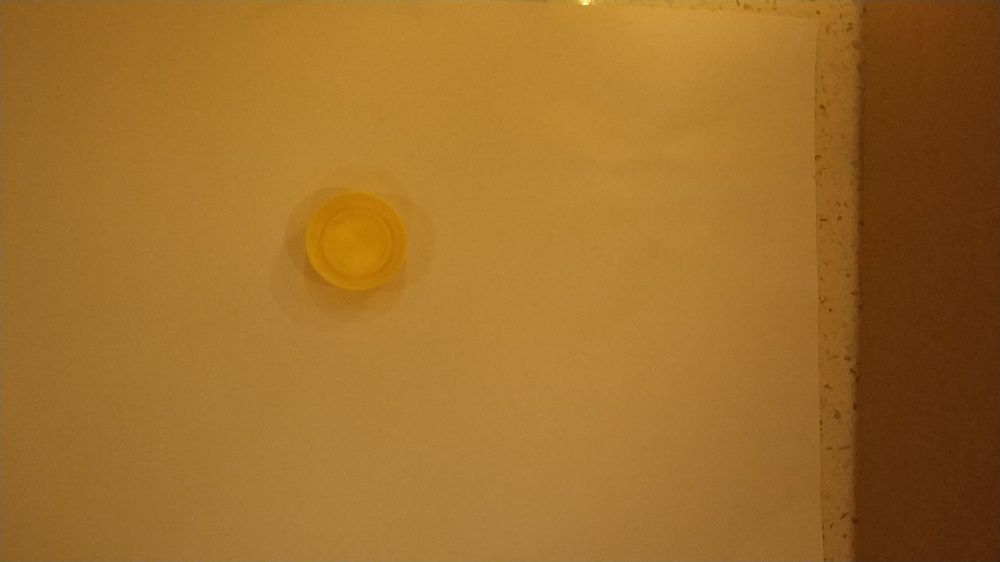
#> input picture backend/test2.jpg, 1000 x 562 px, shrunk from 4000 x 2250 before the run
$ python -i JudgePositive.py   (imports and definitions only)
#> lines starting #> are read from the running program, lines starting #| are printed output that depends on the picture
import cv2
import numpy as np

# 把图像灰度化
def _gray(img):
    return cv2.cvtColor(img,cv2.COLOR_RGB2GRAY)

# 调整图像对比度
def _alpha(img,alpha):
    mean = cv2.mean(_gray(img))[0]
    # mean = 127
    beta = mean*(1-alpha)
    return np.uint8(np.clip((alpha * img + beta), 0, 255))

# 主要过程，返回图中包含的圆的数量
def _proc(img):
    # name = input()
    # img = cv2.imread(name + '.png')
    width = len(img[0])
    height = len(img)
    result = cv2.bilateralFilter(img,5,11,11)
    result = _alpha(result,1.6)
    kernel = cv2.getStructuringElement(cv2.MORPH_RECT,(5,5))
    result = cv2.morphologyEx(result,cv2.MORPH_CLOSE,kernel)
    kernel2 = np.array([[0, -0.2, 0], [-0.2, 1.8, -0.2], [0, -0.2, 0]])
    result = cv2.filter2D(result,-1,kernel2)
    # cv2.imshow('?',result)
    gray = cv2.cvtColor(result, cv2.COLOR_BGR2GRAY)
    canny = cv2.Canny(gray, 12.5, 25)
    # cv2.imshow('2', canny)
    circles = cv2.HoughCircles(gray, cv2.HOUGH_GRADIENT, 1,
                               (width / 12), param1=25, param2=80, minRadius=int(width / 6))

    num = 0
    if(circles is not None):
        # print(len(circles[0]))

        # print('------------------------------')
        for circle in circles[0]:
            x = int(circle[0])
            y = int(circle[1])
            r = int(circle[2])

            delta = width / 10
            if width / 2 - delta <= x <= width / 2 + delta:
                if height / 2 - delta <= y <= height / 2 + delta:
                    print(r)
                    num = num+1
                    img = cv2.circle(img, (x, y), r, (0, 255, 0), 1, 8, 0)

    # cv2.imshow(name, img)
    # print("circle num is "+str(num))
    return num

# debug用，通过文件名读取图片并调用_proc
def _fuckImg(name):
    img = cv2.imread(name+".png")
    print(name + "   " + str(_proc(img)))

# imgs = ["a1","b1","c1","d1","e1","f1","g1","h1","i1"]
# for name in imgs:
#     _fuckImg(name)

# 判断正反，圆的数量<=3即正面
def _judgePositive(img):
    num = _proc(img)
    if num <= 3:
        return True
    return False

>>> import cv2
>>> picture = cv2.imread('test2.jpg')
#> picture is the input picture: shape (562, 1000, 3); mean B, G, R 42.5, 109.9, 159.2
>>> result = _proc(picture)
#> in _proc, `width = len(img[0])`: width = 1000
#> in _proc, `height = len(img)`: height = 562
#> in _gray, `return cv2.cvtColor(img,cv2.COLOR_RGB2GRAY)`:
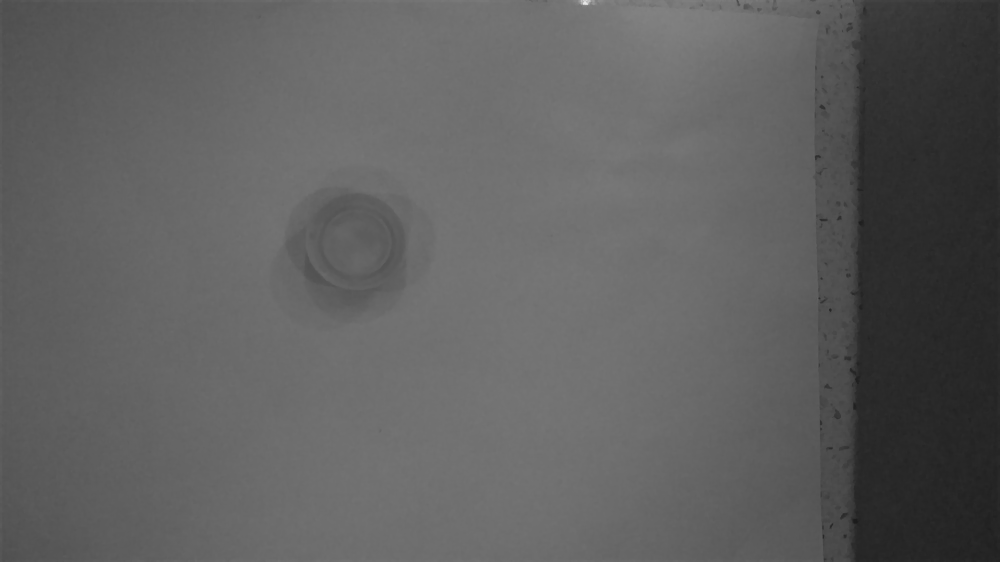
#> returned value: shape (562, 1000); min 27, max 230, mean 95.4
#> in _alpha, `mean = cv2.mean(_gray(img))[0]`: mean = 95.39
#> in _alpha, `beta = mean*(1-alpha)`: beta = -57.23
#> in _alpha, `return np.uint8(np.clip((alpha * img + beta), 0, 255))`:
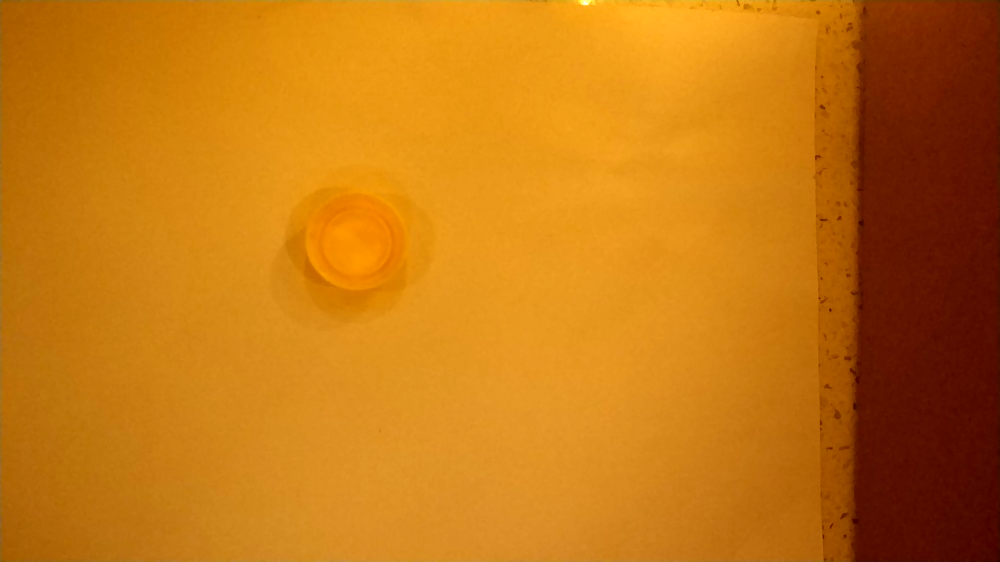
#> returned value: shape (562, 1000, 3); mean of channels 0, 1, 2 17.2, 118, 196.9; drawn as B, G, R
#> in _proc, `gray = cv2.cvtColor(result, cv2.COLOR_BGR2GRAY)`:
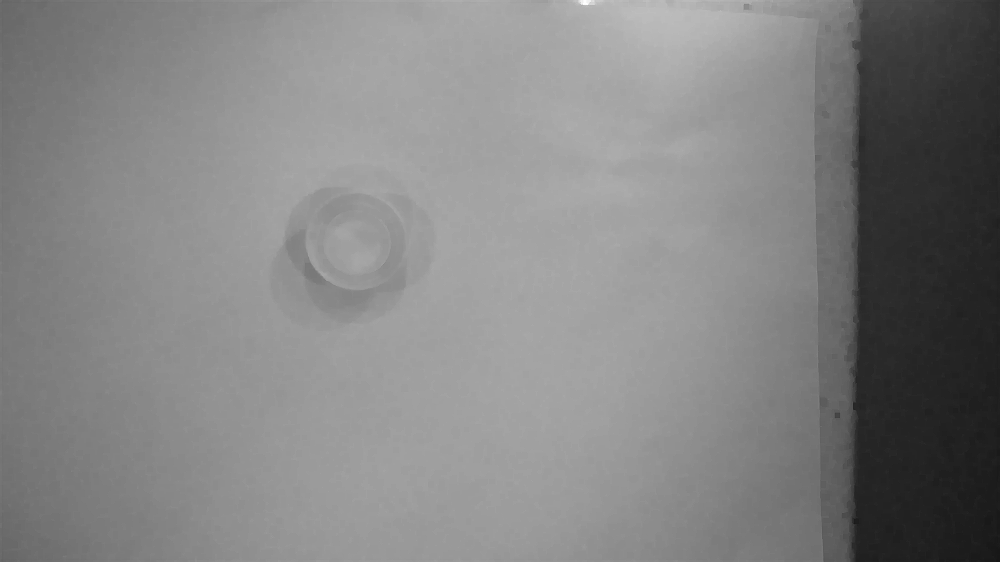
#> gray: shape (562, 1000); min 22, max 255, mean 130.9
#> in _proc, `canny = cv2.Canny(gray, 12.5, 25)`:
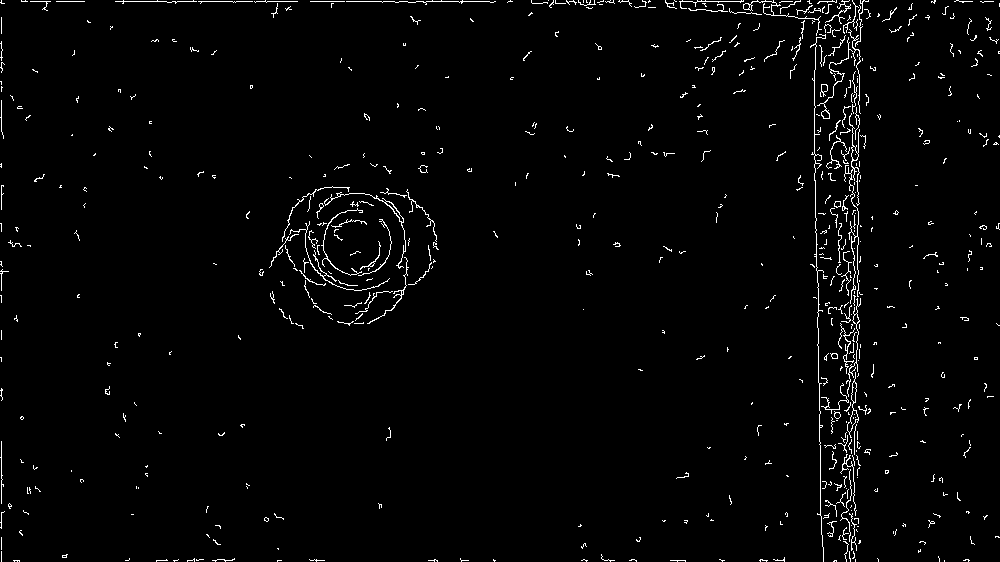
#> canny: shape (562, 1000); 2% white in thin lines or dots
#> in _proc, `circles = cv2.HoughCircles(gray, cv2.HOUGH_GRADIENT, 1, (width / 12), ..`: circles = None
#> result = 0

$ run again, on backend/test7.jpg
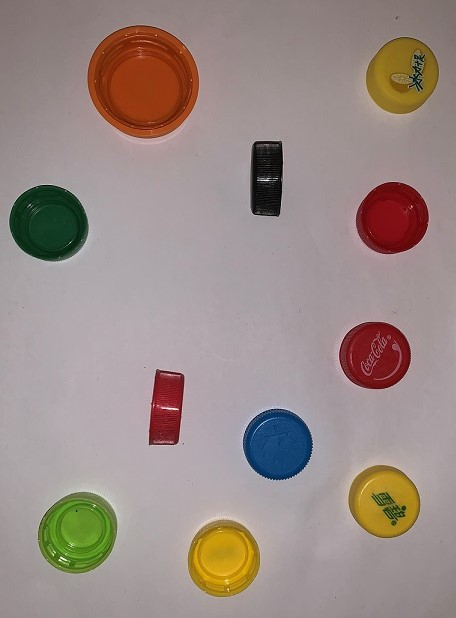
#> input picture backend/test7.jpg, 456 x 618 px
#> picture is the input picture: shape (618, 456, 3); mean B, G, R 134.8, 139.7, 154.6
#> width = 456
#> height = 618
#> in _gray, `return cv2.cvtColor(img,cv2.COLOR_RGB2GRAY)`:
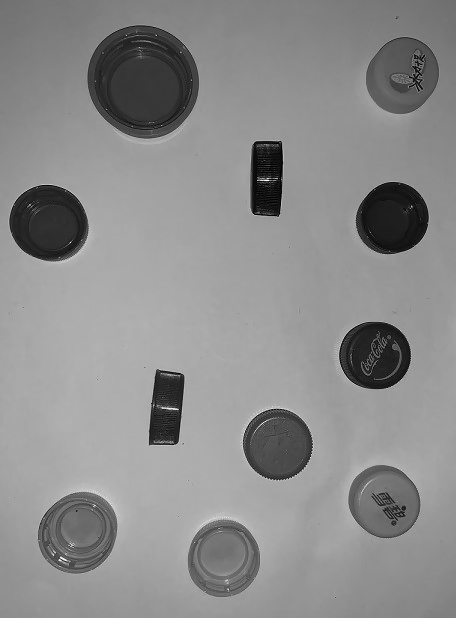
#> returned value: shape (618, 456); min 0, max 254, mean 139.9
#> mean = 139.9
#> beta = -83.94
#> in _proc, `canny = cv2.Canny(gray, 12.5, 25)`:
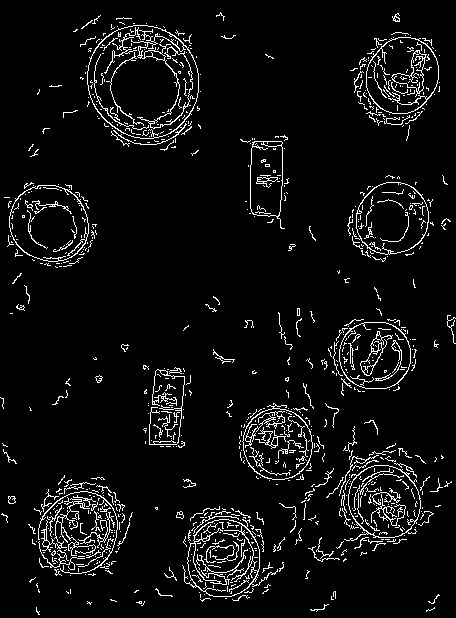
#> canny: shape (618, 456); 5.7% white in thin lines or dots
#> circles = None
#> `result = _proc(picture)`: result = 0
